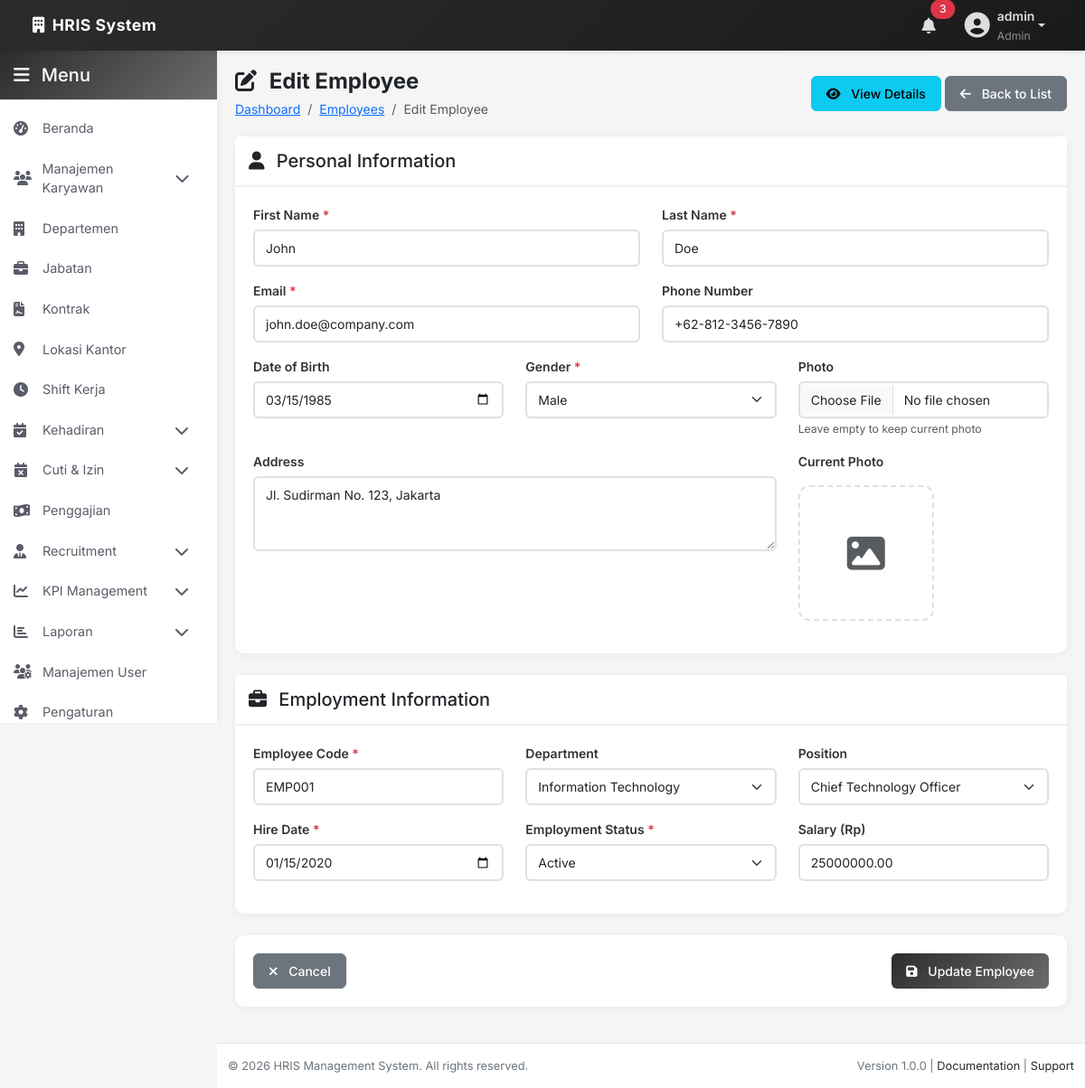
/admin/employees/edit.php?id=1 (signed in), run on the app's committed database.
### tables this page shows
CREATE TABLE `employees` (
  `id` int(11) NOT NULL,
  `employee_code` varchar(20) NOT NULL,
  `first_name` varchar(50) NOT NULL,
  `last_name` varchar(50) NOT NULL,
  `email` varchar(100) NOT NULL,
  `phone` varchar(20) DEFAULT NULL,
  `date_of_birth` date DEFAULT NULL,
  `gender` enum('Male','Female','Other') NOT NULL,
  `address` text DEFAULT NULL,
  `department_id` int(11) DEFAULT NULL,
  `position_id` int(11) DEFAULT NULL,
  `hire_date` date NOT NULL,
  `employment_status` enum('Active','Inactive','On Leave','Terminated') DEFAULT 'Active',
  `basic_salary` decimal(15,2) DEFAULT 0.00,
  `salary` decimal(12,2) DEFAULT NULL,
  `photo` varchar(255) DEFAULT NULL,
  `user_id` int(11) DEFAULT NULL,
  `created_at` timestamp NOT NULL DEFAULT current_timestamp(),
  `updated_at` timestamp NOT NULL DEFAULT current_timestamp() ON UPDATE current_timestamp()
);

CREATE TABLE `departments` (
  `id` int(11) NOT NULL,
  `department_name` varchar(100) NOT NULL,
  `department_code` varchar(20) NOT NULL,
  `description` text DEFAULT NULL,
  `created_at` timestamp NOT NULL DEFAULT current_timestamp(),
  `updated_at` timestamp NOT NULL DEFAULT current_timestamp() ON UPDATE current_timestamp()
);

CREATE TABLE `positions` (
  `id` int(11) NOT NULL,
  `position_name` varchar(100) NOT NULL,
  `level` int(11) DEFAULT NULL,
  `position_code` varchar(20) NOT NULL,
  `description` text DEFAULT NULL,
  `created_at` timestamp NOT NULL DEFAULT current_timestamp(),
  `updated_at` timestamp NOT NULL DEFAULT current_timestamp() ON UPDATE current_timestamp()
);

### admin/employees/edit.php (the view, shortened to what this page needs)
<?php
include __DIR__ . '/../includes/header.php';
include __DIR__ . '/../includes/sidebar.php';
$id = $_GET['id'] ?? 0;
try {
    $stmt = $pdo->prepare("SELECT * FROM employees WHERE id = ?");
    $stmt->execute([$id]);
    $employee = $stmt->fetch();
    $deptStmt = $pdo->query("SELECT * FROM departments ORDER BY department_name");
    $departments = $deptStmt->fetchAll();
    $posStmt = $pdo->query("SELECT * FROM positions ORDER BY position_name");
    $positions = $posStmt->fetchAll();
} catch (PDOException $e) {
    error_log("Error fetching data: " . $e->getMessage());
    redirect('/hrm/admin/employees/index.php', 'error', 'Error fetching employee details');
}
?>
<div class="page-header">
    <div class="row align-items-center">
        <div class="col-md-6">
            <h1><i class="fas fa-edit me-2"></i> Edit Employee</h1>
            <nav aria-label="breadcrumb">
                <ol class="breadcrumb">
                    <li class="breadcrumb-item"><a href="/hrm/admin/index.php">Dashboard</a></li>
                    <li class="breadcrumb-item"><a href="/hrm/admin/employees/index.php">Employees</a></li>
                    <li class="breadcrumb-item active">Edit Employee</li>
                </ol>
            </nav>
        </div>
        <div class="col-md-6 text-md-end">
            <a href="/hrm/admin/employees/view.php?id=<?php echo $employee['id']; ?>" class="btn btn-info">
                <i class="fas fa-eye me-2"></i> View Details
            </a>
            <a href="/hrm/admin/employees/index.php" class="btn btn-secondary">
                <i class="fas fa-arrow-left me-2"></i> Back to List
            </a>
        </div>
    </div>
</div>
<div class="row">
    <div class="col-12">
        <form action="/hrm/admin/employees/process_edit.php" method="POST" enctype="multipart/form-data" id="editEmployeeForm">
            <div class="card fade-in mb-4">
                <div class="card-header">
                    <h5 class="mb-0">
                        <i class="fas fa-user me-2"></i> Personal Information
                    </h5>
                </div>
                <div class="card-body">
                    <div class="row">
                        <div class="col-md-6 mb-3">
                            <label for="first_name" class="form-label">First Name <span class="text-danger">*</span></label>
                            <input type="text" class="form-control" id="first_name" name="first_name"
                                   value="<?php echo htmlspecialchars($employee['first_name']); ?>" required>
                        </div>
                        <div class="col-md-6 mb-3">
                            <label for="last_name" class="form-label">Last Name <span class="text-danger">*</span></label>
                            <input type="text" class="form-control" id="last_name" name="last_name"
                                   value="<?php echo htmlspecialchars($employee['last_name']); ?>" required>
                        </div>
                    </div>
                    <div class="row">
                        <div class="col-md-6 mb-3">
                            <label for="email" class="form-label">Email <span class="text-danger">*</span></label>
                            <input type="email" class="form-control" id="email" name="email"
                                   value="<?php echo htmlspecialchars($employee['email']); ?>" required>
                        </div>
                        <div class="col-md-6 mb-3">
                            <label for="phone" class="form-label">Phone Number</label>
                            <input type="tel" class="form-control" id="phone" name="phone"
                                   value="<?php echo htmlspecialchars($employee['phone']); ?>"
                                   placeholder="+62-xxx-xxxx-xxxx">
                        </div>
                    </div>
                    <div class="row">
                        <div class="col-md-4 mb-3">
                            <label for="date_of_birth" class="form-label">Date of Birth</label>
                            <input type="date" class="form-control" id="date_of_birth" name="date_of_birth"
                                   value="<?php echo htmlspecialchars($employee['date_of_birth']); ?>">
                        </div>
                        <div class="col-md-4 mb-3">
                            <label for="gender" class="form-label">Gender <span class="text-danger">*</span></label>
                            <select class="form-select" id="gender" name="gender" required>
                                <option value="Male" <?php echo $employee['gender'] === 'Male' ? 'selected' : ''; ?>>Male</option>
                            </select>
                        </div>
                        <div class="col-md-4 mb-3">
                            <label for="photo" class="form-label">Photo</label>
                            <input type="file" class="form-control" id="photo" name="photo" accept="image/*"
                                   onchange="previewImage(this, '#photoPreview')">
                            <small class="text-muted">Leave empty to keep current photo</small>
                        </div>
                    </div>
                    <div class="row">
                        <div class="col-md-8 mb-3">
                            <label for="address" class="form-label">Address</label>
                            <textarea class="form-control" id="address" name="address" rows="3"><?php echo htmlspecialchars($employee['address']); ?></textarea>
                        </div>
                        <div class="col-md-4 mb-3">
                            <label class="form-label">Current Photo</label>
                            <div class="image-preview" id="photoPreview">
                                <?php if ($employee['photo']): ?>
                                    <img src="/hrm/uploads/employees/<?php echo htmlspecialchars($employee['photo']); ?>" alt="Photo">
                                <?php else: ?>
                                    <i class="fas fa-image fa-3x text-muted"></i>
                                <?php endif; ?>
                            </div>
                        </div>
                    </div>
                </div>
            </div>
            <div class="card fade-in mb-4">
                <div class="card-header">
                    <h5 class="mb-0">
                        <i class="fas fa-briefcase me-2"></i> Employment Information
                    </h5>
                </div>
                <div class="card-body">
                    <div class="row">
                        <div class="col-md-4 mb-3">
                            <label for="employee_code" class="form-label">Employee Code <span class="text-danger">*</span></label>
                            <input type="text" class="form-control" id="employee_code" name="employee_code"
                                   value="<?php echo htmlspecialchars($employee['employee_code']); ?>" readonly>
                        </div>
                        <div class="col-md-4 mb-3">
                            <label for="department_id" class="form-label">Department</label>
                            <select class="form-select" id="department_id" name="department_id">
                                <?php foreach ($departments as $dept): ?>
                                    <option value="<?php echo $dept['id']; ?>"
                                            <?php echo $employee['department_id'] == $dept['id'] ? 'selected' : ''; ?>>
                                        <?php echo htmlspecialchars($dept['department_name']); ?>
                                    </option>
                                <?php endforeach; ?>
                            </select>
                        </div>
                        <div class="col-md-4 mb-3">
                            <label for="position_id" class="form-label">Position</label>
                            <select class="form-select" id="position_id" name="position_id">
                                <?php foreach ($positions as $pos): ?>
                                    <option value="<?php echo $pos['id']; ?>"
                                            <?php echo $employee['position_id'] == $pos['id'] ? 'selected' : ''; ?>>
                                        <?php echo htmlspecialchars($pos['position_name']); ?>
                                    </option>
                                <?php endforeach; ?>
                            </select>
                        </div>
                    </div>
                    <div class="row">
                        <div class="col-md-4 mb-3">
                            <label for="hire_date" class="form-label">Hire Date <span class="text-danger">*</span></label>
                            <input type="date" class="form-control" id="hire_date" name="hire_date"
                                   value="<?php echo htmlspecialchars($employee['hire_date']); ?>" required>
                        </div>
                        <div class="col-md-4 mb-3">
                            <label for="employment_status" class="form-label">Employment Status <span class="text-danger">*</span></label>
                            <select class="form-select" id="employment_status" name="employment_status" required>
                                <option value="Active" <?php echo $employee['employment_status'] === 'Active' ? 'selected' : ''; ?>>Active</option>
                            </select>
                        </div>
                        <div class="col-md-4 mb-3">
                            <label for="salary" class="form-label">Salary (Rp)</label>
                            <input type="number" class="form-control" id="salary" name="salary"
                                   value="<?php echo htmlspecialchars($employee['salary']); ?>"
                                   placeholder="0" min="0" step="1000">
                        </div>
                    </div>
                </div>
            </div>
            <div class="card fade-in">
                <div class="card-body">
                    <div class="d-flex justify-content-between">
                        <a href="/hrm/admin/employees/index.php" class="btn btn-secondary">
                            <i class="fas fa-times me-2"></i> Cancel
                        </a>
                        <button type="submit" class="btn btn-primary">
                            <i class="fas fa-save me-2"></i> Update Employee
                        </button>
                    </div>
                </div>
            </div>
        </form>
    </div>
</div>
<?php include __DIR__ . '/../includes/footer.php'; ?>

### assets/css/style.css (style rules this page uses)
:root { --primary-color: #2c2c2c; --primary-dark: #1a1a1a; --primary-light: #404040; --secondary-color: #6c6c6c; --success-color: #4a4a4a; --danger-color: #3a3a3a; --warning-color: #5a5a5a; --info-color: #505050; --light-bg: #f8f9fa; --dark-bg: #2c2c2c; --border-color: #dee2e6; --text-primary: #212529; --text-secondary: #6c757d; --text-muted: #adb5bd; --sidebar-width: 240px; --navbar-height: 56px; --transition: all 0.3s ease; }
* { margin: 0; padding: 0; box-sizing: border-box; }
body { font-family: 'Inter', 'Segoe UI', Tahoma, Geneva, Verdana, sans-serif; background-color: #f5f5f5; color: var(--text-primary); font-size: 0.875rem; line-height: 1.5; }
.page-header { margin-bottom: 20px; }
.page-header h1 { font-size: 1.5rem; font-weight: 700; color: var(--dark-color); margin-bottom: 5px; }
.breadcrumb { background: transparent; padding: 0; margin: 0; }
.card { border: none; border-radius: 10px; box-shadow: 0 1px 8px rgba(0, 0, 0, 0.06); margin-bottom: 20px; transition: transform 0.3s ease, box-shadow 0.3s ease; }
.card-header { background-color: white; border-bottom: 2px solid #f0f0f0; padding: 15px; font-weight: 600; font-size: 1rem; }
.card-body { padding: 20px; }
.btn { border-radius: 6px; padding: 8px 16px; font-weight: 500; font-size: 0.875rem; transition: all 0.3s ease; }
.btn-primary { background: linear-gradient(135deg, var(--primary-color), var(--secondary-color)); border: none; }
.form-label { font-weight: 600; color: #333; margin-bottom: 6px; font-size: 0.875rem; }
.form-control, .form-select { border: 2px solid #e0e0e0; border-radius: 6px; padding: 8px 12px; font-size: 0.875rem; transition: all 0.3s ease; }
.fade-in { animation: fadeIn 0.5s ease-out; }
.image-preview { width: 150px; height: 150px; border: 2px dashed #e0e0e0; border-radius: 12px; display: flex; align-items: center; justify-content: center; overflow: hidden; margin-top: 10px; }

### data on the page
employees: first_name "John", last_name "Doe", email "john.doe@company.com", phone "+62-812-3456-7890", date_of_birth "03/15/1985", gender "Male", address "Jl. Sudirman No. 123, Jakarta", employee_code "EMP001", department_id "Information Technology", position_id "Chief Technology Officer", hire_date "01/15/2020", employment_status "Active", salary "25000000.00"

### other printed values
$_SESSION['username'] "admin"
$_SESSION['role'] "Admin"
